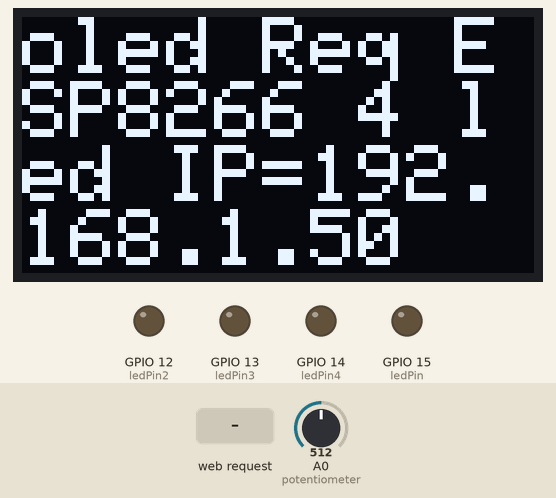
Simulated run of this sketch. Board: ESP8266 (NodeMCU). On the bench: 128×64 one-colour display, output pins drawn as LEDs (lit = HIGH). The test bench sets the inputs (shaded band); at power-on: A0 (potentiometer) = 512. WiFi joins after 1.5 s; servers stay silent unless stated.

Above: at 4.7 s.
4.8 s: HTTP request GET /LED=ON received
At 6.0 s:
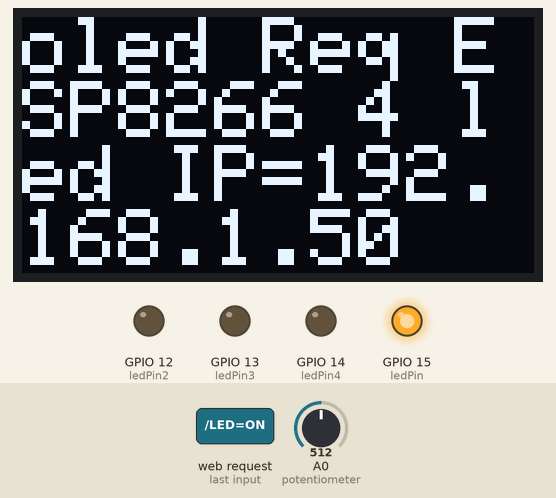
6.3 s: HTTP request GET /LED2=ON received
At 7.2 s:
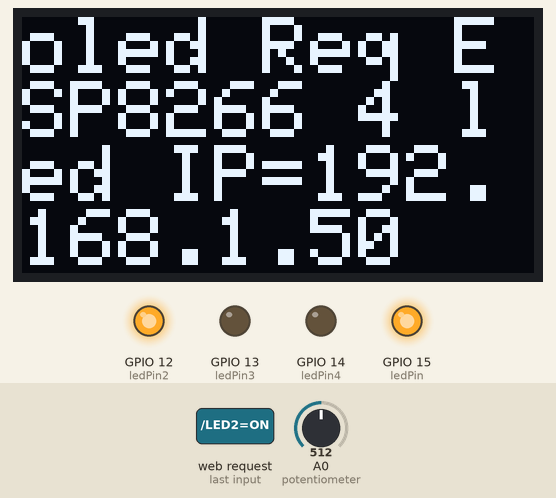
7.8 s: HTTP request GET /LED=OFF received
At 8.3 s:
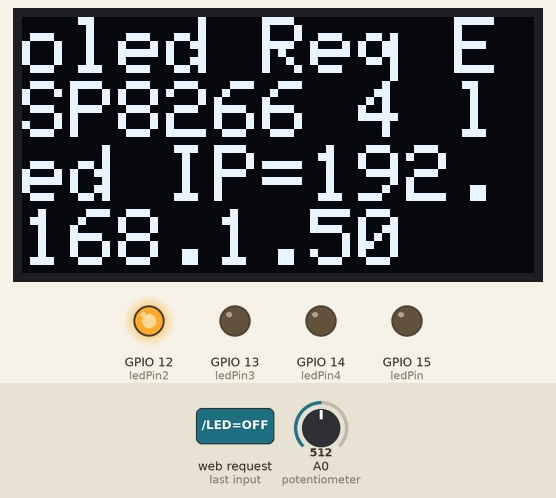
9.3 s: HTTP request GET /LED3=ON received
At 10.5 s:
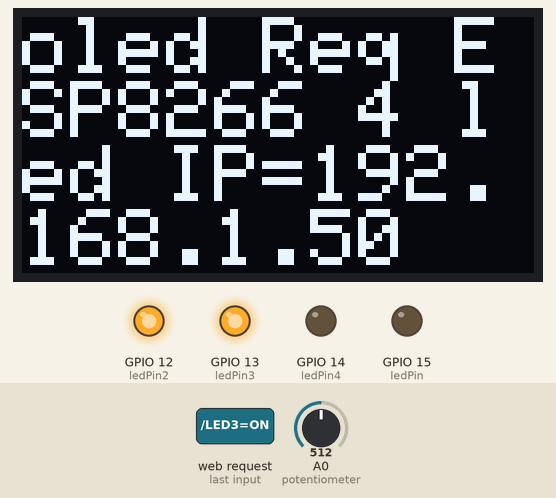
10.8 s: HTTP request GET /LED2=OFF received
At 11.8 s:
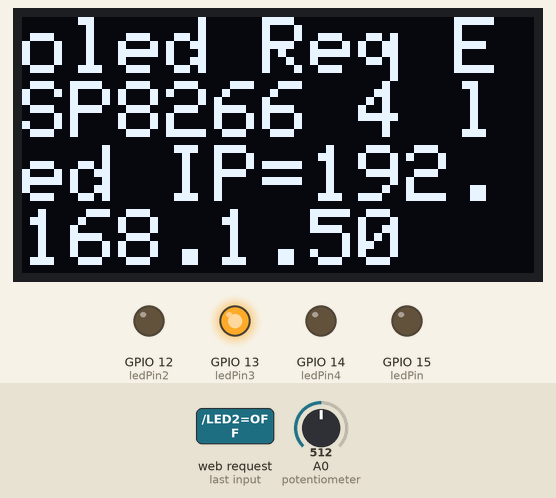
12.3 s: HTTP request GET /LED4=ON received
At 12.9 s:
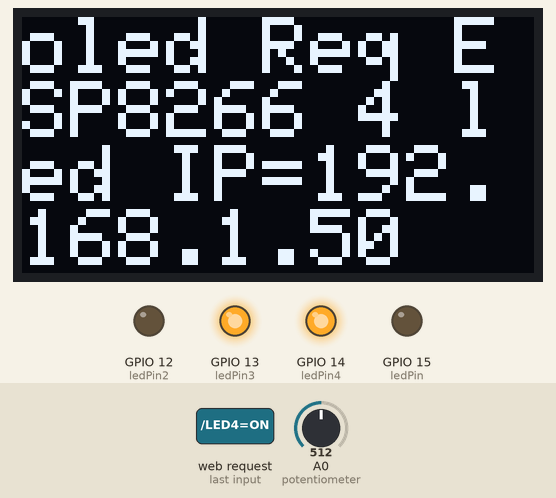
Timing chart, 0 to 14.8 s (numbered marks = the images above; inputs shaded):
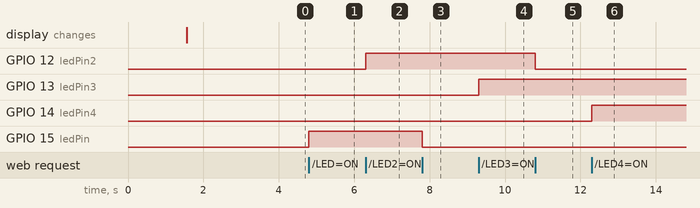

Measured:
- after the input at 4.8 s, GPIO 15 (ledPin): LOW → HIGH at once
- after the input at 6.3 s, GPIO 12 (ledPin2): LOW → HIGH at once
- after the input at 7.8 s, GPIO 15 (ledPin): HIGH → LOW at once
- after the input at 9.3 s, GPIO 13 (ledPin3): LOW → HIGH at once
- after the input at 10.8 s, GPIO 12 (ledPin2): HIGH → LOW at once
- after the input at 12.3 s, GPIO 14 (ledPin4): LOW → HIGH at once

The sketch:

ESP8266_Oled_STA_4_led_HTML_Request_client_print.ino
```cpp
#include <ESP8266WiFi.h>
#include <Adafruit_SSD1306.h>
#include <Adafruit_GFX.h>
#define OLED_ADDR   0x3C
Adafruit_SSD1306 display(-1);

const char* ssid = "nume router";
const char* password = "password router";
int ledPin = 15;
int ledPin2 = 12;
int ledPin3 = 13;
int ledPin4 = 14;

WiFiServer server(80);

void setup()
{
  pinMode(ledPin,OUTPUT);
  digitalWrite(ledPin,LOW);

  pinMode(ledPin2,OUTPUT);
  digitalWrite(ledPin2,LOW);

  pinMode(ledPin3,OUTPUT);
  digitalWrite(ledPin3,LOW);

  pinMode(ledPin4,OUTPUT);
  digitalWrite(ledPin4,LOW);

Serial.begin(115200);
WiFi.begin(ssid, password);
while (WiFi.status() != WL_CONNECTED) {
delay(500);

    }
server.begin();

  display.begin(SSD1306_SWITCHCAPVCC, OLED_ADDR);
  display.clearDisplay();
  display.setTextSize(2);
  display.setTextColor(WHITE);
  display.setCursor(0,0);
  display.print("oled Req ESP8266 4 led IP=");
  display.print(WiFi.localIP());
  display.display();
delay(2000);
}

void loop() {

    // Check if a client has connected
  WiFiClient client = server.available();
  if (!client) {

    return;
  }

  // Wait until the client sends some data
   while(!client.available()){
    delay(1);
  }

   // Read the first line of the request
  String request = client.readStringUntil('\r');
  client.flush();

   // Match the request

  if (request.indexOf("/LED=ON") != -1)  {
    digitalWrite(ledPin, HIGH);
  }
  if (request.indexOf("/LED=OFF") != -1)  {
    digitalWrite(ledPin, LOW);
  }

 if (request.indexOf("/LED2=ON") != -1)  {
    digitalWrite(ledPin2, HIGH);
  }
  if (request.indexOf("/LED2=OFF") != -1)  {
    digitalWrite(ledPin2, LOW);
  }

if (request.indexOf("/LED3=ON") != -1)  {
    digitalWrite(ledPin3, HIGH);
  }
  if (request.indexOf("/LED3=OFF") != -1)  {
    digitalWrite(ledPin3, LOW);
  }

  if (request.indexOf("/LED4=ON") != -1)  {
    digitalWrite(ledPin4, HIGH);
  }
  if (request.indexOf("/LED4=OFF") != -1)  {
    digitalWrite(ledPin4, LOW);
  }

  // Return the response
  client.println("HTTP/1.1 200 OK");
  client.println("Content-Type: text/html");
  client.println(""); //  do not forget this one
  client.println("<!DOCTYPE HTML>");
  client.println("<html>");

  client.println("<center><h1>4 LED analog REQUEST</h1>");

        client.print("<center><a style=font-size:50px>U=</a>");
          int U = analogRead(A0); //potentiometer on A0
          client.print(U);

  client.println("<br><br>");
  client.println("<center><a href=\"/LED=ON\"\"><button=\"button style=\"font-size:400%\">Led 1 On </button></a>");
  client.println("---<a href=\"/LED=OFF\"\"><button=\"button style=\"font-size:400%\">Led 1 Off </button></a>");
  client.println("<br><br>");

  client.println("<a href=\"/LED2=ON\"\"><button=\"button style=\"font-size:400%\">Led 2 On </button></a>");
  client.println("---<a href=\"/LED2=OFF\"\"><button=\"button style=\"font-size:400%\">Led 2 Off </button></a>");

  client.println("<br><br>");

  client.println("<a href=\"/LED3=ON\"\"><button=\"button style=\"color: green; font-size:400%\">Led 3 On </button></a>");
  client.println("---<a href=\"/LED3=OFF\"\"><button=\"button style=\"color: red; font-size: 80px\">Led 3 Off </button></a>");

  client.println("<br><br>");

  client.println("<a href=\"/LED4=ON\"\"><button=\"button style=\"background-color: yellow; font-size:400%;  \">Led 4 On </button></a>");
  client.println("---<a href=\"/LED4=OFF\"\"><button=\"button style=\"background-color: pink; font-size:400%\">Led 4 Off </button></a>");
client.println("<br><br>");

client.println("<a href=\"/LED4=OFF\"\"><button=\"button style=\"color: magenta ; font-size:600%\">refresh </button></a>");
client.println("<br><br>");

  client.println("</html>");

  delay(1);
    }
```
